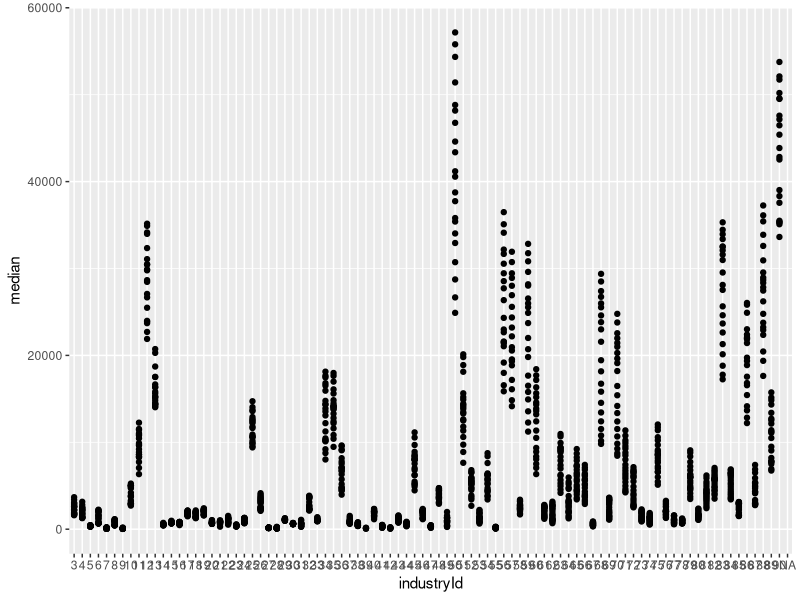

Write the R code that produced this figure. (Note: this script raises an error after producing the figure.)
## Scratch
library(tidyverse)


# read the file
temp <- read_csv("data/GDPdata/SAGDP2N__ALL_AREAS_1997_2017.csv",
                 col_names = c("fips",
                               "state",
                               "region",
                               "tableName",
                               "componentName",
                               "unit",
                               "industryId",
                               "industryClassification",
                               "description",
                               "1997", "1998", "1999", "2000", "2001", "2002",
                               "2003", "2004", "2005", "2006", "2007", "2008",
                               "2009", "2010", "2011", "2012", "2013", "2014",
                               "2015", "2016", "2017"),
                 col_types = cols(
                   fips = col_factor(levels = NULL),
                   state = col_factor(levels = NULL),
                   region = col_factor(levels = NULL),
                   tableName = col_character(),
                   componentName = col_character(),
                   unit = col_character(),
                   industryId = col_factor(levels = NULL),
                   industryClassification = col_factor(levels = NULL),
                   description = col_character(),
                   `1997` = col_double(),
                   `1998` = col_double(),
                   `1999` = col_double(),
                   `2000` = col_double(),
                   `2001` = col_double(),
                   `2002` = col_double(),
                   `2003` = col_double(),
                   `2004` = col_double(),
                   `2005` = col_double(),
                   `2006` = col_double(),
                   `2007` = col_double(),
                   `2008` = col_double(),
                   `2009` = col_double(),
                   `2010` = col_double(),
                   `2011` = col_double(),
                   `2012` = col_double(),
                   `2013` = col_double(),
                   `2014` = col_double(),
                   `2015` = col_double(),
                   `2016` = col_double(),
                   `2017` = col_double()), 
                 skip = 1)
glimpse(temp)


# Gather the year
temp <- temp %>% 
  gather(`1997`, `1998`, `1999`, `2000`, `2001`, `2002`, `2003`, `2004`, `2005`,
         `2006`, `2007`, `2008`, `2009`, `2010`, `2011`, `2012`, `2013`, `2014`,
         `2015`, `2016`, `2017`, key = "year", value = "gdp")
temp$year <- parse_factor(temp$year, levels = NULL)


# First cut
by_industry <- temp %>%
  group_by(industryId, year) %>%
  mutate(median_ind_gpd = mean(gdp))
industry_sum <- by_industry %>%
  summarise(median = median(gdp))
# graph first cut
g <- ggplot(industry_sum[industry_sum$industryId != "1" &
                           industry_sum$industryId != "2" &
                           industry_sum$industryId != "91" &
                           industry_sum$industryId != "100" &
                           industry_sum$industryId != "101" &
                           industry_sum$industryId != "102" &
                           industry_sum$industryId != "103" &
                           industry_sum$industryId != "NA",], 
            aes(industryId, median))
p <- g + geom_point() #+ facet_grid(hilow ~ .)
print(p)

p2.1.2 <- g2.1 + facet_grid(hilow ~ .) +
  geom_point(aes(color = year, size = gdp), alpha = 1/2) + 
  labs(title = "Annual GDP by State 1997-2017") +
  labs(x = "log GDP", y = "State Name") + 
  theme_bw() + scale_y_discrete(breaks = c("California",
                                           "South Carolina",
                                           "Vermont"))

print(p2.1.2)









